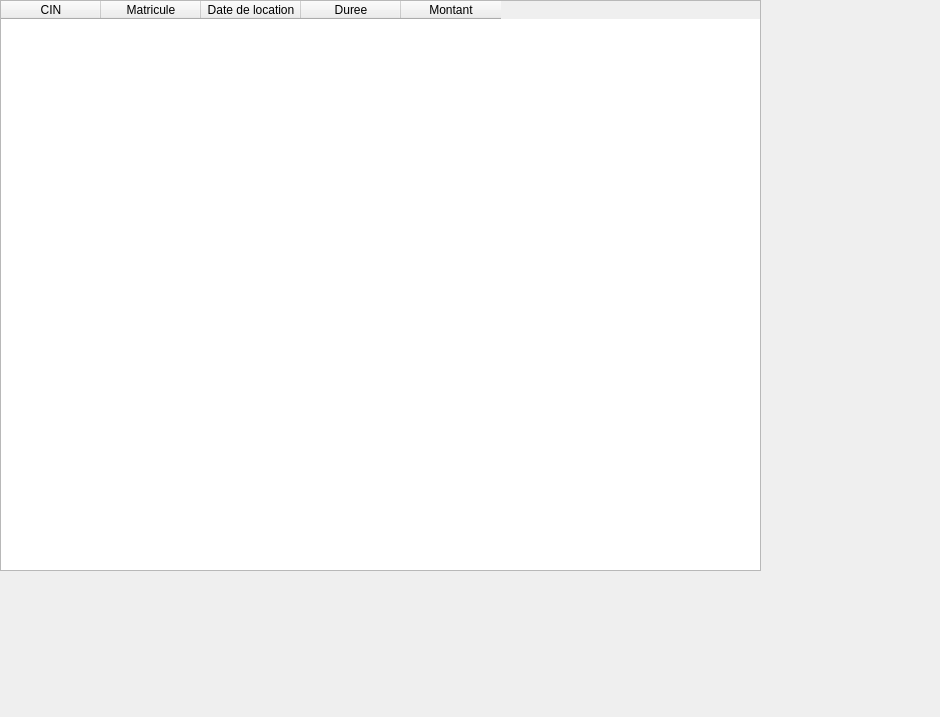
<?xml version="1.0" encoding="UTF-8"?>
<ui version="4.0">
 <class>Dialog</class>
 <widget class="QDialog" name="Dialog">
  <property name="geometry">
   <rect>
    <x>0</x>
    <y>0</y>
    <width>940</width>
    <height>717</height>
   </rect>
  </property>
  <property name="windowTitle">
   <string>Dialog</string>
  </property>
  <widget class="QTableWidget" name="tableWidget">
   <property name="geometry">
    <rect>
     <x>0</x>
     <y>0</y>
     <width>761</width>
     <height>571</height>
    </rect>
   </property>
   <column>
    <property name="text">
     <string>CIN</string>
    </property>
   </column>
   <column>
    <property name="text">
     <string>Matricule</string>
    </property>
   </column>
   <column>
    <property name="text">
     <string>Date de location</string>
    </property>
   </column>
   <column>
    <property name="text">
     <string>Duree</string>
    </property>
   </column>
   <column>
    <property name="text">
     <string>Montant</string>
    </property>
   </column>
  </widget>
 </widget>
 <resources/>
 <connections/>
</ui>
